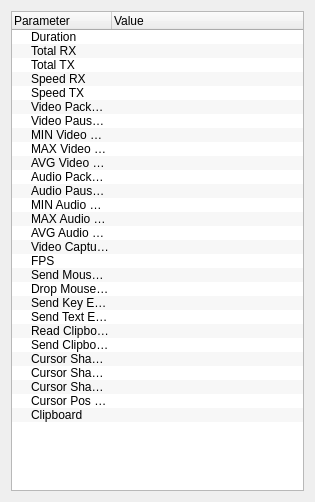
<?xml version="1.0" encoding="UTF-8"?>
<ui version="4.0">
 <class>StatisticsDialog</class>
 <widget class="QDialog" name="StatisticsDialog">
  <property name="geometry">
   <rect>
    <x>0</x>
    <y>0</y>
    <width>315</width>
    <height>502</height>
   </rect>
  </property>
  <property name="windowTitle">
   <string>Statistics</string>
  </property>
  <layout class="QVBoxLayout" name="verticalLayout">
   <item>
    <widget class="QTreeWidget" name="tree">
     <property name="showDropIndicator" stdset="0">
      <bool>false</bool>
     </property>
     <property name="alternatingRowColors">
      <bool>true</bool>
     </property>
     <property name="indentation">
      <number>16</number>
     </property>
     <property name="itemsExpandable">
      <bool>true</bool>
     </property>
     <property name="expandsOnDoubleClick">
      <bool>true</bool>
     </property>
     <column>
      <property name="text">
       <string>Parameter</string>
      </property>
     </column>
     <column>
      <property name="text">
       <string>Value</string>
      </property>
     </column>
     <item>
      <property name="text">
       <string notr="true">Duration</string>
      </property>
     </item>
     <item>
      <property name="text">
       <string notr="true">Total RX</string>
      </property>
     </item>
     <item>
      <property name="text">
       <string notr="true">Total TX</string>
      </property>
     </item>
     <item>
      <property name="text">
       <string notr="true">Speed RX</string>
      </property>
     </item>
     <item>
      <property name="text">
       <string notr="true">Speed TX</string>
      </property>
     </item>
     <item>
      <property name="text">
       <string notr="true">Video Packet Count</string>
      </property>
     </item>
     <item>
      <property name="text">
       <string notr="true">Video Pause/Resume Count</string>
      </property>
     </item>
     <item>
      <property name="text">
       <string notr="true">MIN Video Packet</string>
      </property>
     </item>
     <item>
      <property name="text">
       <string notr="true">MAX Video Packet</string>
      </property>
     </item>
     <item>
      <property name="text">
       <string notr="true">AVG Video Packet</string>
      </property>
     </item>
     <item>
      <property name="text">
       <string notr="true">Audio Packet Count</string>
      </property>
     </item>
     <item>
      <property name="text">
       <string notr="true">Audio Pause/Resume Count</string>
      </property>
     </item>
     <item>
      <property name="text">
       <string notr="true">MIN Audio Packet</string>
      </property>
     </item>
     <item>
      <property name="text">
       <string notr="true">MAX Audio Packet</string>
      </property>
     </item>
     <item>
      <property name="text">
       <string notr="true">AVG Audio Packet</string>
      </property>
     </item>
     <item>
      <property name="text">
       <string notr="true">Video Capturer</string>
      </property>
     </item>
     <item>
      <property name="text">
       <string notr="true">FPS</string>
      </property>
     </item>
     <item>
      <property name="text">
       <string notr="true">Send Mouse Event</string>
      </property>
     </item>
     <item>
      <property name="text">
       <string notr="true">Drop Mouse Event</string>
      </property>
     </item>
     <item>
      <property name="text">
       <string notr="true">Send Key Event</string>
      </property>
     </item>
     <item>
      <property name="text">
       <string notr="true">Send Text Event</string>
      </property>
     </item>
     <item>
      <property name="text">
       <string notr="true">Read Clipboard Event</string>
      </property>
     </item>
     <item>
      <property name="text">
       <string notr="true">Send Clipboard Event</string>
      </property>
     </item>
     <item>
      <property name="text">
       <string notr="true">Cursor Shape Count</string>
      </property>
     </item>
     <item>
      <property name="text">
       <string notr="true">Cursor Shape From Cache</string>
      </property>
     </item>
     <item>
      <property name="text">
       <string notr="true">Cursor Shape Cache Size</string>
      </property>
     </item>
     <item>
      <property name="text">
       <string notr="true">Cursor Pos Count</string>
      </property>
     </item>
     <item>
      <property name="text">
       <string notr="true">Clipboard</string>
      </property>
     </item>
    </widget>
   </item>
  </layout>
 </widget>
 <resources/>
 <connections/>
</ui>
